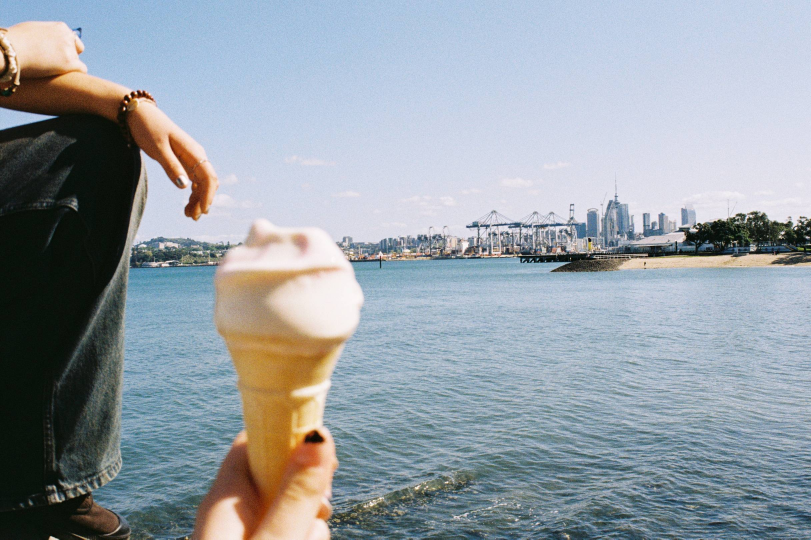
#> input picture samples/kg200/IMG_1512.jpeg, 2432 x 1618 px, given in place of kg200, which was not available (shown at 1/3 size)
$ python grainstats.py ../../samples/kg200
#> lines starting #> are read from the running program, lines starting #| are printed output that depends on the picture; pictures that were not available may be replaced by others from this repository, and a replacement may not be noted
#!/usr/bin/env python3
"""Grain statistics of photos (real scans or app exports), measured on their flat areas, to calibrate the grain against
real Kodak Gold 200 scans (samples/kg200).

    python3 scripts/eval/grainstats.py [--um-px X | --frame-mm 36] img.jpg ...

Per image, on 32x32 patches whose local structure is flat (smoothed gradient in the lowest 25 %), the high-pass residual
(image - gaussian(4 px)) gives:
  L std     grain strength in L* units, per L* band of the patch (10-30 / 30-50 / 50-70 / 70-90)
  C/L       chroma grain (a*, b* residual std) over luma grain: how coloured the grain is
  r50 um    clump size: lag (in um on the frame) where the radial autocorrelation of the L residual falls to 0.5
Pixel pitch: --um-px, or the frame's long side (default 36 mm) over the image's long side (lab scans are full frames).
"""
import argparse, os, sys
import numpy as np
from PIL import Image
from scipy.ndimage import gaussian_filter, sobel
from skimage import color

BANDS = ((10, 30), (30, 50), (50, 70), (70, 90))
P = 32


def acf_r50(res):
    """Lag (px) where the mean radial autocorrelation of residual patches falls to 0.5 (linear interpolation)."""
    f = np.fft.fft2(res - res.mean(axis=(1, 2), keepdims=True))
    ac = np.fft.ifft2(np.abs(f) ** 2).real.mean(0)
    ac /= ac[0, 0]
    r = [1.0] + [0.5 * (ac[0, k] + ac[k, 0]) for k in range(1, 6)]
    for k in range(1, len(r)):
        if r[k] < 0.5:
            return k - 1 + (r[k - 1] - 0.5) / (r[k - 1] - r[k])
    return float(len(r))


def stats(path, um_px):
    rgb = np.asarray(Image.open(path).convert('RGB')) / 255.0
    lab = color.rgb2lab(rgb)
    hp = lab - np.stack([gaussian_filter(lab[..., c], 4) for c in range(3)], -1)
    Ls = gaussian_filter(lab[..., 0], 6)
    g = gaussian_filter(np.hypot(sobel(Ls, 0), sobel(Ls, 1)), 6)
    H, W = Ls.shape
    rows = []
    for y in range(0, H - P, P):
        for x in range(0, W - P, P):
            rows.append((g[y:y + P, x:x + P].mean(), y, x, Ls[y:y + P, x:x + P].mean()))
    rows = np.array(rows)
    flat = rows[rows[:, 0] <= np.percentile(rows[:, 0], 25)]
    out = {'file': os.path.basename(path), 'um_px': round(um_px, 2), 'bands': {}}
    allres = []
    for lo, hi in BANDS:
        sel = flat[(flat[:, 3] >= lo) & (flat[:, 3] < hi)]
        if len(sel) < 6:
            out['bands'][f'{lo}-{hi}'] = None
            continue
        res = np.stack([hp[int(y):int(y) + P, int(x):int(x) + P] for _, y, x, _ in sel])
        sl = res[..., 0].std(axis=(1, 2)).mean()
        sc = np.hypot(res[..., 1].std(axis=(1, 2)), res[..., 2].std(axis=(1, 2))).mean()
        out['bands'][f'{lo}-{hi}'] = (round(float(sl), 2), round(float(sc / max(sl, 1e-6)), 2), len(sel))
        allres.append(res[..., 0])
    out['r50_um'] = round(acf_r50(np.concatenate(allres)) * um_px, 1) if allres else None
    return out


def main():
    ap = argparse.ArgumentParser()
    ap.add_argument('imgs', nargs='+')
    ap.add_argument('--um-px', type=float)
    ap.add_argument('--frame-mm', type=float, default=36.0)
    a = ap.parse_args()
    for p in a.imgs:
        w, h = Image.open(p).size
#> w = 2432; h = 1618
        um = a.um_px or a.frame_mm * 1000 / max(w, h)
#> um = 14.8
        s = stats(p, um)
#> in stats, `lab = color.rgb2lab(rgb)`: lab: shape (1618, 2432, 3) float64; mean of channels 0, 1, 2 64, -0.8, -4.3
#> in stats, `hp = lab - np.stack([gaussian_filter(lab[..., c], 4) for c in range(3)..`: hp: shape (1618, 2432, 3) float64; mean of channels 0, 1, 2 0, 0, 0
#> in stats, `Ls = gaussian_filter(lab[..., 0], 6)`:
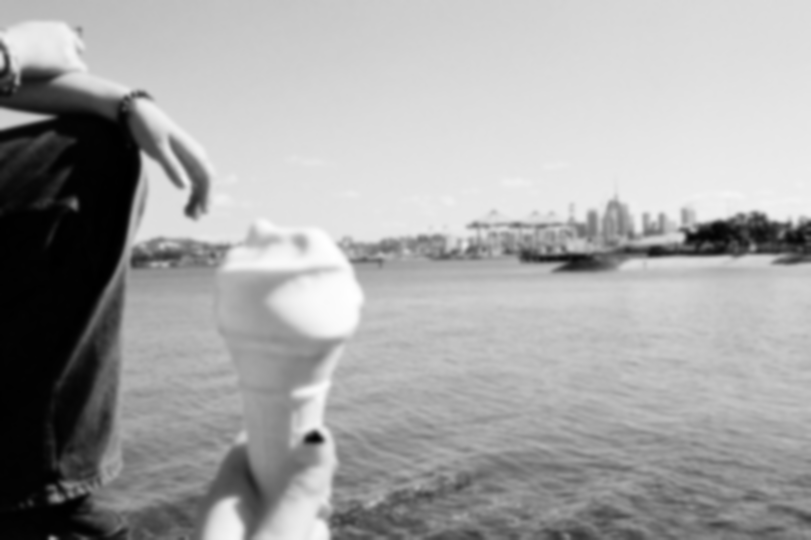
#> Ls: shape (1618, 2432) float64 (shown at 1/3 size); min 3.63, max 97.06, mean 64; drawn with min black and max white
#> in stats, `g = gaussian_filter(np.hypot(sobel(Ls, 0), sobel(Ls, 1)), 6)`:
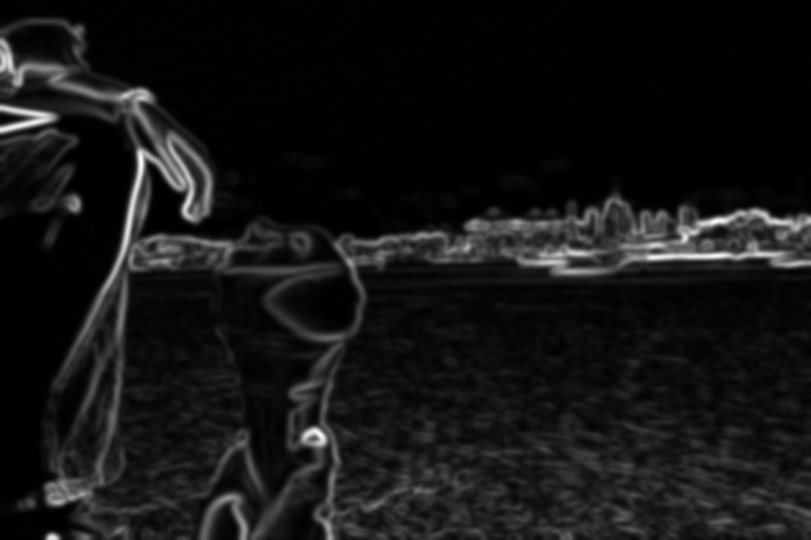
#> g: shape (1618, 2432) float64 (shown at 1/3 size); min 0.0249, max 28.72, mean 2.4; drawn with min black and max white
#> after the loop in stats, `for y in range(0, H - P, P):`: rows = 3750 items, first 6: (0.204, 0, 0, 71.27), (0.209, 0, 32, 71.21), (0.274, 0, 64, 71.1), (0.267, 0, 96, 71.44), (0.223, 0, 128, 71.61), (0.221, 0, 160, 71.89)
#> in stats, `flat = rows[rows[:, 0] <= np.percentile(rows[:, 0], 25)]`: flat = 938 rows, first 6: [0.159, 0, 192, 72.15], [0.165, 0, 288, 72.66], [0.201, 0, 320, 72.84], [0.192, 0, 448, 73.97], [0.18, 0, 640, 75.57], [0.144, 0, 704, 75.75]
#> the loop in stats, `for lo, hi in BANDS:` made 4 passes
#> (sl, sc) on pass 4: (1.2, 0.383)
#> after the loop in stats, `for lo, hi in BANDS:`: allres = 1 item; out = 3 items
#> in acf_r50, `ac = np.fft.ifft2(np.abs(f) ** 2).real.mean(0)`:
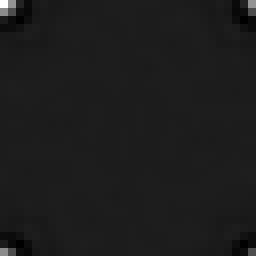
#> ac: shape (32, 32) float64 (shown 8 times larger); min -201.8, max 1577.3, mean 0; drawn with min black and max white
#> in acf_r50, `r = [1.0] + [0.5 * (ac[0, k] + ac[k, 0]) for k in range(1, 6)]`: r = [1, 0.51, 0.0117, -0.0763, -0.0156, -0.00748]
#> the loop in acf_r50, `for k in range(1, len(r)):` made 2 passes
#> s = 4 items
        b = ' | '.join(f"L{k} std {v[0]:.2f} C/L {v[1]:.2f} n{v[2]}" if v else f'L{k} -' for k, v in s['bands'].items())
        print(f"{s['file']:22s} {s['um_px']:5.1f} um/px  r50 {s['r50_um']} um | {b}")
#| kg200                   14.8 um/px  r50 15.1 um | L10-30 - | L30-50 - | L50-70 - | L70-90 std 1.20 C/L 0.32 n765


if __name__ == '__main__':
    sys.exit(main())
#> (the program exits here)

$ run again, on samples/kg200/IMG_1513.jpeg
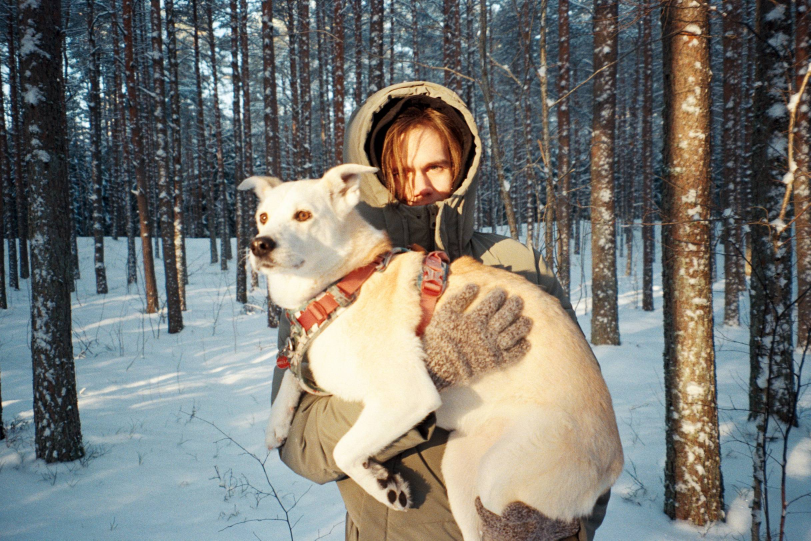
#> input picture samples/kg200/IMG_1513.jpeg, 2432 x 1622 px, given in place of kg200, which was not available (shown at 1/3 size)
#> w = 2432; h = 1622
#> um = 14.8
#> lab: shape (1622, 2432, 3) float64; mean of channels 0, 1, 2 49.2, 0, 3
#> hp: shape (1622, 2432, 3) float64; mean of channels 0, 1, 2 0, 0, 0
#> in stats, `g = gaussian_filter(np.hypot(sobel(Ls, 0), sobel(Ls, 1)), 6)`:
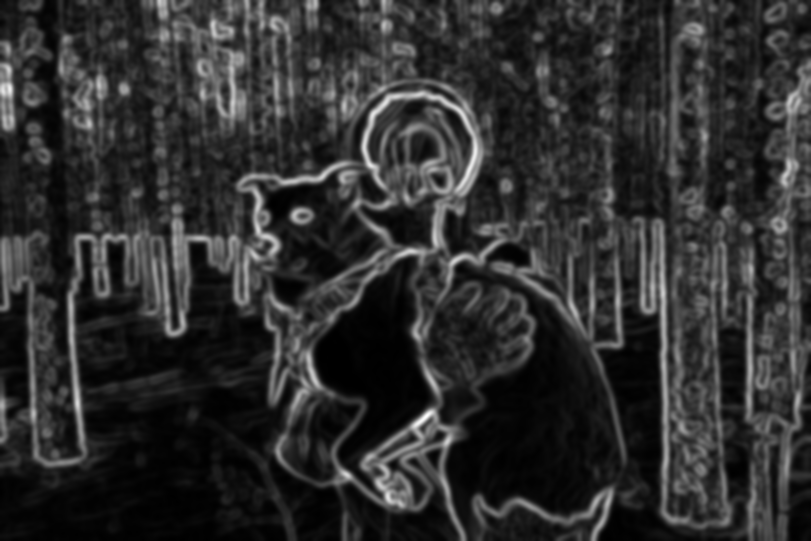
#> g: shape (1622, 2432) float64 (shown at 1/3 size); min 0.0643, max 30.52, mean 5.7; drawn with min black and max white
#> after the loop in stats, `for y in range(0, H - P, P):`: rows = 3750 items, first 6: (2.33, 0, 0, 15.97), (3.6, 0, 32, 17.32), (7.26, 0, 64, 25.17), (7.53, 0, 96, 21.28), (1.27, 0, 128, 7.61), (3.52, 0, 160, 11.26)
#> flat = 938 rows, first 6: [2.33, 0, 0, 15.97], [1.27, 0, 128, 7.61], [2.72, 0, 960, 30.86], [2.65, 0, 1984, 18.66], [1.07, 32, 128, 7.4], [2.25, 32, 1568, 30.25]
#> the loop in stats, `for lo, hi in BANDS:` made 4 passes
#> (sl, sc) on passes 1 to 4: (3.74, 1.67), (4.17, 2.09), (2.4, 1.39), (1.89, 1.33)
#> after the loop in stats, `for lo, hi in BANDS:`: allres = 4 items; out = 3 items
#> in acf_r50, `ac = np.fft.ifft2(np.abs(f) ** 2).real.mean(0)`:
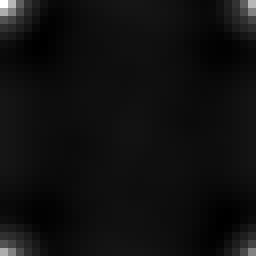
#> ac: shape (32, 32) float64 (shown 8 times larger); min -438.3, max 6456.5, mean 0; drawn with min black and max white
#> r = [1, 0.681, 0.306, 0.139, 0.0618, 0.00122]
#> the loop in acf_r50, `for k in range(1, len(r)):` made 2 passes
#> s = 4 items
#| kg200                   14.8 um/px  r50 21.9 um | L10-30 std 3.74 C/L 0.45 n65 | L30-50 std 4.17 C/L 0.50 n22 | L50-70 std 2.40 C/L 0.58 n323 | L70-90 std 1.89 C/L 0.70 n381

$ run again, on samples/kg200/IMG_1514.jpeg
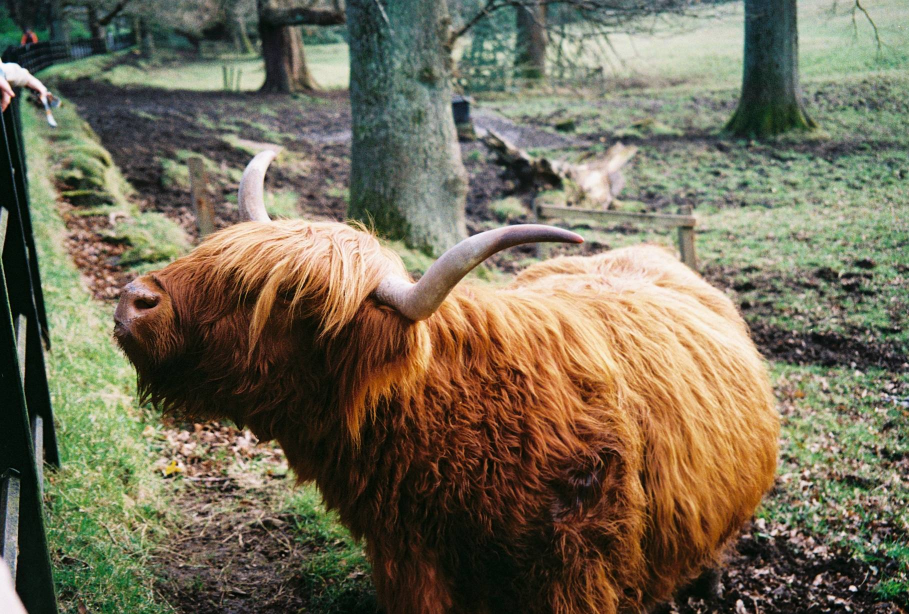
#> input picture samples/kg200/IMG_1514.jpeg, 1818 x 1228 px, given in place of kg200, which was not available (shown at 1/2 size)
#> w = 1818; h = 1228
#> um = 19.8
#> lab: shape (1228, 1818, 3) float64; mean of channels 0, 1, 2 44.9, 0.2, 12.8
#> hp: shape (1228, 1818, 3) float64; mean of channels 0, 1, 2 0, 0, 0
#> in stats, `g = gaussian_filter(np.hypot(sobel(Ls, 0), sobel(Ls, 1)), 6)`:
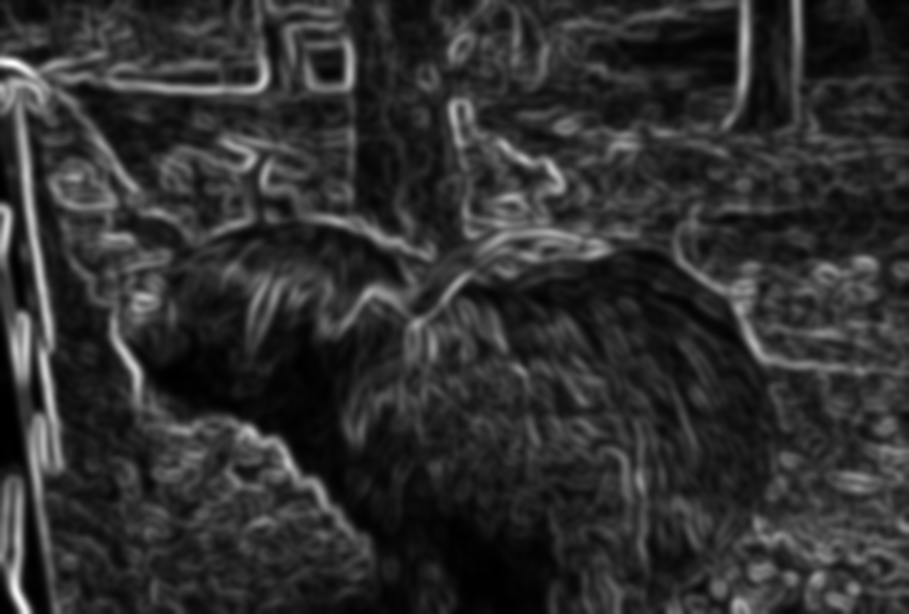
#> g: shape (1228, 1818) float64 (shown at 1/2 size); min 0.0592, max 32.84, mean 6.2; drawn with min black and max white
#> after the loop in stats, `for y in range(0, H - P, P):`: rows = 2128 items, first 6: (3.73, 0, 0, 15.86), (1.69, 0, 32, 10.73), (1.57, 0, 64, 10.62), (3.65, 0, 96, 18.73), (4.31, 0, 128, 28.67), (5.45, 0, 160, 25.31)
#> in stats, `rows = np.array(rows)`: rows = 2128 rows, first 6: [3.73, 0, 0, 15.86], [1.69, 0, 32, 10.73], [1.57, 0, 64, 10.62], [3.65, 0, 96, 18.73], [4.31, 0, 128, 28.67], [5.45, 0, 160, 25.31]
#> flat = 532 rows, first 6: [3.73, 0, 0, 15.86], [1.69, 0, 32, 10.73], [1.57, 0, 64, 10.62], [3.65, 0, 96, 18.73], [2.63, 0, 288, 38.82], [2.53, 0, 320, 43.34]
#> the loop in stats, `for lo, hi in BANDS:` made 4 passes
#> (sl, sc) on passes 1 to 4: (4.27, 2.83), (4.69, 2.41), (4.96, 3.18), (3.5, 2.89)
#> after the loop in stats, `for lo, hi in BANDS:`: allres = 4 items; out = 3 items
#> in acf_r50, `ac = np.fft.ifft2(np.abs(f) ** 2).real.mean(0)`:
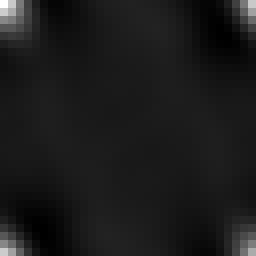
#> ac: shape (32, 32) float64 (shown 8 times larger); min -2491.4, max 20373, mean 0; drawn with min black and max white
#> r = [1, 0.773, 0.444, 0.212, 0.0643, -0.0251]
#> the loop in acf_r50, `for k in range(1, len(r)):` made 2 passes
#> s = 4 items
#| kg200                   19.8 um/px  r50 36.2 um | L10-30 std 4.27 C/L 0.66 n117 | L30-50 std 4.69 C/L 0.51 n38 | L50-70 std 4.96 C/L 0.64 n63 | L70-90 std 3.50 C/L 0.83 n146
